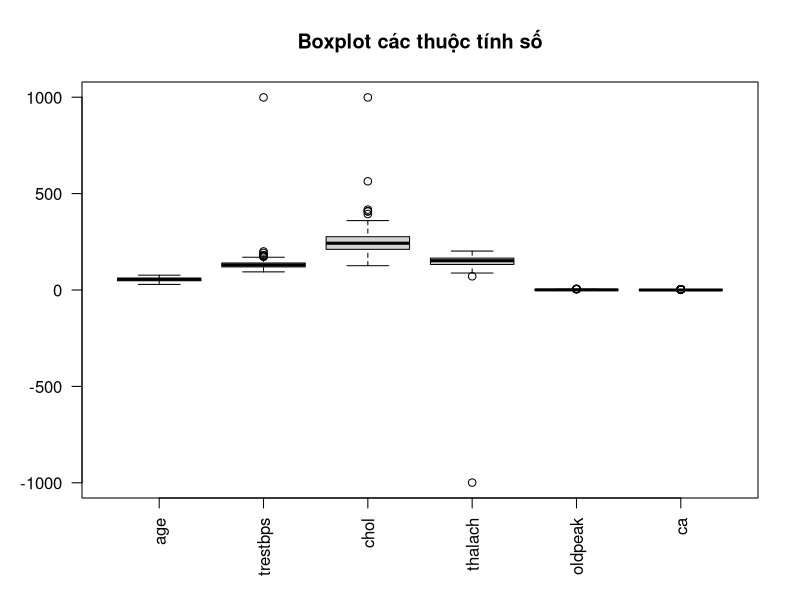
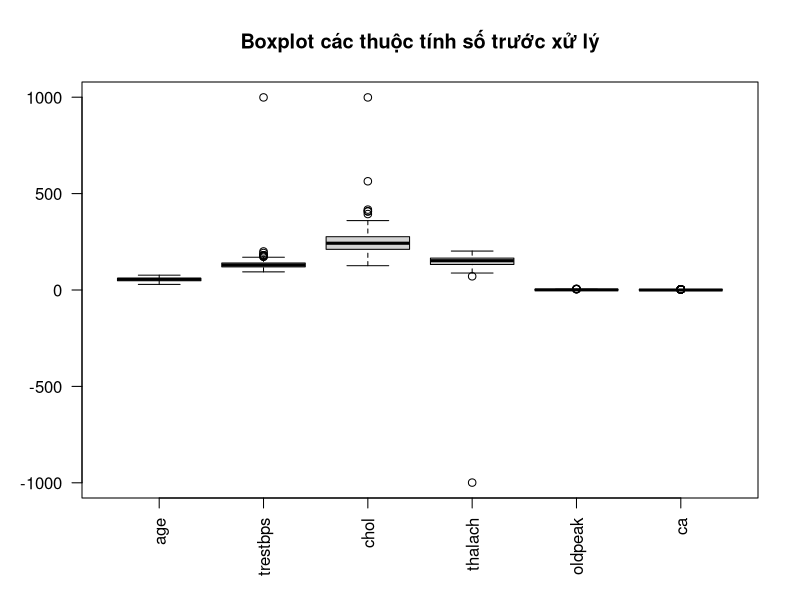
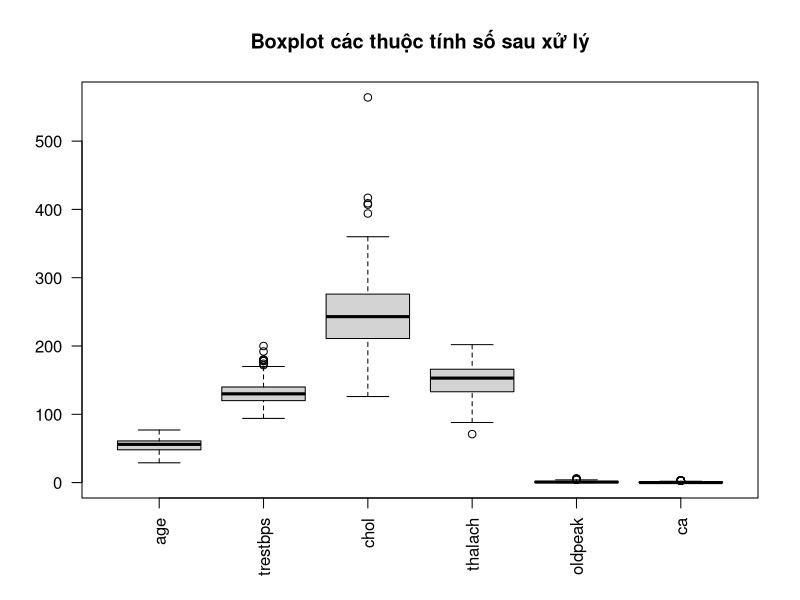

R code for these plots, in order:
## ---- chunk 1
knitr::opts_chunk$set(echo = TRUE)
library(tidyverse)
library(ggplot2)
library(dplyr)
## ---- chunk 2
heart <- read.csv("heart_cleveland_raw.csv")
sum(is.na(heart))
colSums(is.na(heart))
sum(duplicated(heart))
names(heart)
str(heart)
## ---- chunk 3
heart <- na.omit(heart)
## ---- chunk 4
sum(is.na(heart))
colSums(is.na(heart))
## ---- chunk 5
sum(duplicated(heart))
heart <- heart[!duplicated(heart), ]
sum(duplicated(heart))
## ---- chunk 6
# Kiểm tra thống kê mô tả của các biến số
# Chọn các biến số cần kiểm tra ngoại lệ
num_cols <- c("age", "trestbps", "chol",
              "thalach", "oldpeak", "ca")

# Vẽ boxplot tổng quát để quan sát ngoại lệ ban đầu
boxplot(heart[, num_cols],
        main = "Boxplot các thuộc tính số",
        las = 2)
## ---- chunk 7
# Kiểm tra thống kê mô tả trước xử lý
summary(heart[, num_cols])

# Vẽ boxplot trước xử lý
boxplot(heart[, num_cols],
        main = "Boxplot các thuộc tính số trước xử lý",
        las = 2)

# Xóa các dòng chứa outlier 
heart <- heart[
  heart$trestbps < 300 &
  heart$chol < 700 &
  heart$thalach > 0,
]
# Kiểm tra thống kê mô tả sau xử lý
summary(heart[, num_cols])

# Vẽ boxplot sau xử lý
boxplot(heart[, num_cols],
        main = "Boxplot các thuộc tính số sau xử lý",
        las = 2)

## ---- chunk 8
# Mã hóa giới tính
heart$sex <- ifelse(heart$sex == "Male", 1, 0)

# Mã hóa loại đau ngực
heart$cp <- factor(
  heart$cp,
  levels = c("Typical angina","Atypical angina","Non-anginal pain", "Asymptomatic"),
  labels = c(0, 1, 2, 3)
)
heart$cp <- as.numeric(as.character(heart$cp))

# Mã hóa đường huyết lúc đói
heart$fbs <- ifelse(heart$fbs == TRUE, 1, 0)

# Mã hóa điện tâm đồ lúc nghỉ
heart$restecg <- factor(
  heart$restecg,
  levels = c("Normal", "ST-T abnormality", "Left ventricular hypertrophy"),
  labels = c(0, 1, 2)
)
heart$restecg <- as.numeric(as.character(heart$restecg))

# Mã hóa đau thắt ngực do gắng sức
heart$exang <- ifelse(heart$exang == "Yes", 1, 0)

# Mã hóa độ dốc đoạn ST
heart$slope <- factor(
  heart$slope,
  levels = c("Upsloping", "Flat", "Downsloping"),
  labels = c(1, 2, 3)
)
heart$slope <- as.numeric(as.character(heart$slope))

# Mã hóa Thal
heart$thal <- factor(
  heart$thal,
  levels = c("Normal", "Fixed defect","Reversable defect"),
  labels = c(0, 1, 2)
)
heart$thal <- as.numeric(as.character(heart$thal))

# Mã hóa biến mục tiêu
heart$target <- ifelse(heart$target == "Risk present", 1, 0)

# Kiểm tra kết quả
str(heart)
summary(heart)

write.csv(
  heart,
  "heart_disease_dataset_clean.csv",
  row.names = FALSE
)
dim(heart)
## ---- chunk 9
# Chọn các thuộc tính số cần chuẩn hóa
scale_cols <- c("age",
                "trestbps",
                "chol",
                "thalach",
                "oldpeak",
                "ca")

# Lưu dữ liệu trước chuẩn hóa
heart_before <- heart

# Chuẩn hóa dữ liệu bằng StandardScaler
heart[scale_cols] <- scale(heart[scale_cols])

summary(heart_before[, c("age", "chol", "thalach")])

summary(heart[, c("age", "chol", "thalach")])
